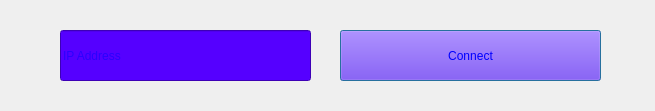
<?xml version="1.0" encoding="UTF-8"?>
<ui version="4.0">
 <class>DialogClient</class>
 <widget class="QDialog" name="DialogClient">
  <property name="geometry">
   <rect>
    <x>0</x>
    <y>0</y>
    <width>655</width>
    <height>111</height>
   </rect>
  </property>
  <property name="windowTitle">
   <string>Dialog</string>
  </property>
  <widget class="QPushButton" name="ConnectButton">
   <property name="geometry">
    <rect>
     <x>340</x>
     <y>30</y>
     <width>261</width>
     <height>51</height>
    </rect>
   </property>
   <property name="mouseTracking">
    <bool>true</bool>
   </property>
   <property name="styleSheet">
    <string notr="true">QPushButton{
background-color: rgb(85, 0, 255);
font: 25pt &quot;BYRIL_Sea_Battle2&quot;;
color: rgb(0, 0, 255);
}
QPushButton:hover {
 
	color: rgb(0, 85, 0);
	background-color: rgb(0, 85, 0);
}

</string>
   </property>
   <property name="inputMethodHints">
    <set>Qt::ImhNone</set>
   </property>
   <property name="text">
    <string>Connect</string>
   </property>
  </widget>
  <widget class="QLineEdit" name="IP_lineEdit">
   <property name="geometry">
    <rect>
     <x>60</x>
     <y>30</y>
     <width>251</width>
     <height>51</height>
    </rect>
   </property>
   <property name="focusPolicy">
    <enum>Qt::StrongFocus</enum>
   </property>
   <property name="styleSheet">
    <string notr="true">QLineEdit{
background-color: rgb(85, 0, 255);
font: 25pt &quot;BYRIL_Sea_Battle2&quot;;
color: rgb(0, 0, 255);
}



</string>
   </property>
   <property name="text">
    <string/>
   </property>
   <property name="placeholderText">
    <string>IP Address</string>
   </property>
  </widget>
 </widget>
 <resources/>
 <connections/>
</ui>
